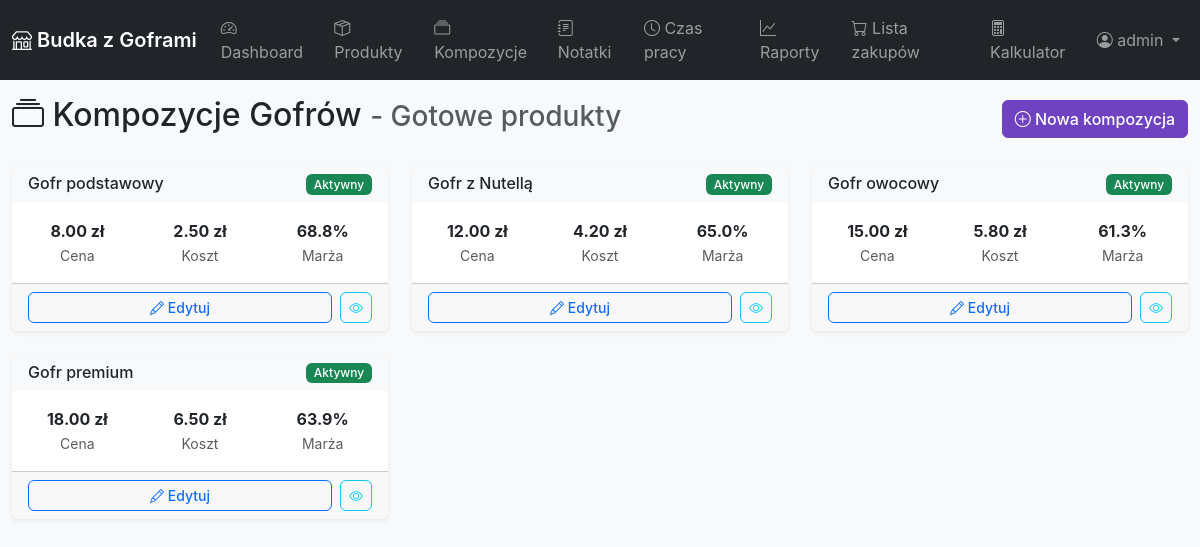
Screenshot of /compositions (signed in) with the database file from the repository.
### app.py (models this page shows)
class Composition(db.Model):
    id = db.Column(db.Integer, primary_key=True)
    name = db.Column(db.String(100), nullable=False)
    price = db.Column(db.Float, nullable=False)
    cost = db.Column(db.Float, nullable=False, default=0)
    margin = db.Column(db.Float, nullable=False, default=0)
    status = db.Column(db.String(20), default='Aktywny')
    created_at = db.Column(db.DateTime, default=datetime.utcnow)

### app.py (the view)
@app.route('/compositions')
def compositions():
    if 'user_id' not in session:
        return redirect(url_for('login'))
    compositions = Composition.query.all()
    return render_template('compositions.html', compositions=compositions)

### templates/compositions.html
{% extends "base.html" %}
{% block content %}
<div class="row">
    <div class="col-12">
        <div class="d-flex justify-content-between align-items-center mb-4">
            <h2>
                <i class="bi bi-collection"></i> Kompozycje Gofrów
                <small class="text-muted">- Gotowe produkty</small>
            </h2>
            <a href="{{ url_for('add_composition') }}" class="btn btn-primary">
                <i class="bi bi-plus-circle"></i> Nowa kompozycja
            </a>
        </div>
    </div>
</div>
<div class="row">
    {% for composition in compositions %}
    <div class="col-md-6 col-lg-4 mb-4">
        <div class="card">
            <div class="card-header d-flex justify-content-between">
                <h6 class="mb-0">{{ composition.name }}</h6>
                <span class="badge bg-success">{{ composition.status }}</span>
            </div>
            <div class="card-body">
                <div class="row text-center">
                    <div class="col-4">
                        <strong>{{ "%.2f"|format(composition.price) }} zł</strong>
                        <br><small class="text-muted">Cena</small>
                    </div>
                    <div class="col-4">
                        <strong>{{ "%.2f"|format(composition.cost) }} zł</strong>
                        <br><small class="text-muted">Koszt</small>
                    </div>
                    <div class="col-4">
                        <strong>{{ "%.1f"|format(composition.margin) }}%</strong>
                        <br><small class="text-muted">Marża</small>
                    </div>
                </div>
            </div>
            <div class="card-footer">
                <div class="d-flex gap-2">
                    <button class="btn btn-sm btn-outline-primary flex-fill">
                        <i class="bi bi-pencil"></i> Edytuj
                    </button>
                    <button class="btn btn-sm btn-outline-info">
                        <i class="bi bi-eye"></i>
                    </button>
                </div>
            </div>
        </div>
    </div>
    {% endfor %}
</div>
{% endblock %}

### static/css/style.css (style rules this page uses)
:root { --primary-color: #6f42c1; --secondary-color: #6c757d; --success-color: #198754; --info-color: #0dcaf0; --warning-color: #ffc107; --danger-color: #dc3545; --light-color: #f8f9fa; --dark-color: #212529; }
body { background-color: var(--light-color); font-family: -apple-system, BlinkMacSystemFont, 'Segoe UI', Roboto, Oxygen, Ubuntu, Cantarell, sans-serif; }
.card { border: none; box-shadow: 0 0.125rem 0.25rem rgba(0, 0, 0, 0.075); border-radius: 0.375rem; }
.card-header { background-color: rgba(var(--bs-light-rgb), 1); border-bottom: 1px solid rgba(var(--bs-border-color-rgb), 1); font-weight: 500; }
.btn { border-radius: 0.375rem; font-weight: 500; }
.badge { font-weight: 500; }
.btn-primary { background-color: var(--primary-color); border-color: var(--primary-color); }

### rows the page displays
Composition: name "Gofr podstawowy", status "Aktywny", price "8.00", cost "2.50", margin "68.8"
Composition: name "Gofr z Nutellą", status "Aktywny", price "12.00", cost "4.20", margin "65.0"
Composition: name "Gofr owocowy", status "Aktywny", price "15.00", cost "5.80", margin "61.3"
Composition: name "Gofr premium", status "Aktywny", price "18.00", cost "6.50", margin "63.9"

### other values shown
{{ session.username }} "admin"
